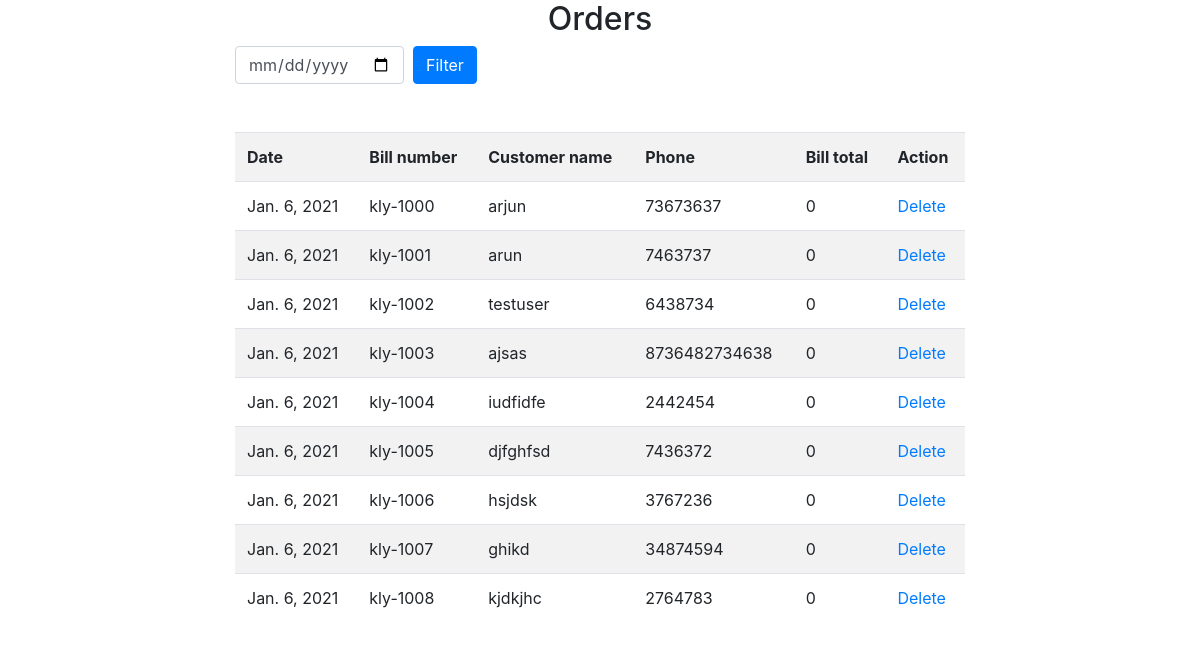
/bills/, run on an earlier commit of the app's database.
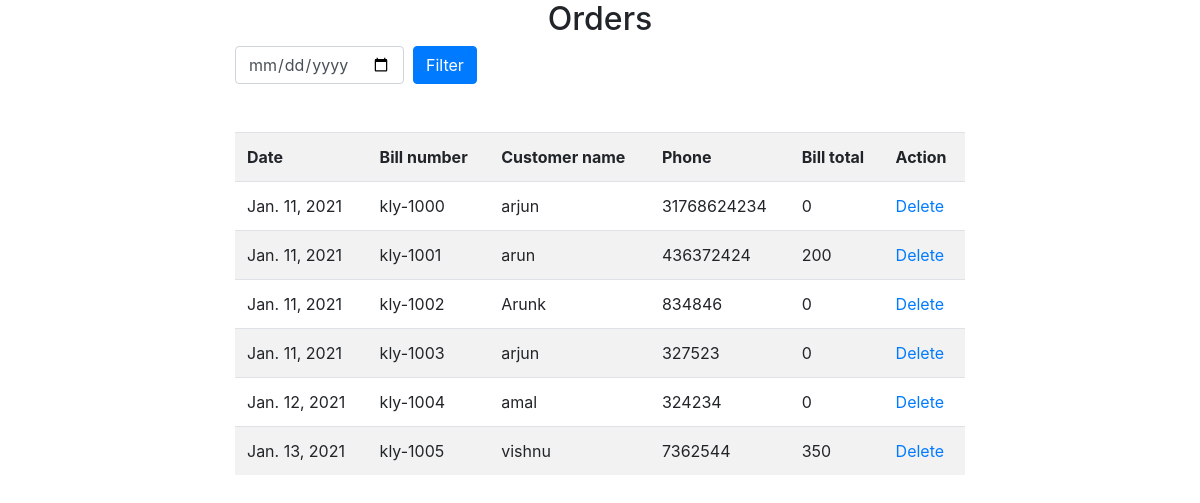
And on a later commit of the database.
### Bill/models.py (models this page shows, shortened)
class SalesModel(models.Model):
    bill_number = models.CharField(unique=True, max_length=100)
    customer_name = models.CharField(max_length=100)
    phone = models.IntegerField()
    bill_total = models.IntegerField(default=0)
    date = models.DateField(auto_now=True)

### Bill/views.py (the view, shortened to what this page needs)
# urls.py: path('bills/', ViewBills.as_view(), name="bills"),
class ViewBills(TemplateView):
    template_name = "viewbills.html"
    context = {}
    model = SalesModel
    def get(self, request, *args, **kwargs):
        bills = self.model.objects.all()
        self.context["bills"] = bills
        return render(request, self.template_name, self.context)

### Bill/templates/viewbills.html (shortened to what this page needs)
<!DOCTYPE html>
<html lang="en">
<head>
    <link rel="stylesheet" href="https://cdn.jsdelivr.net/npm/bootstrap@4.5.3/dist/css/bootstrap.min.css"
>
</head>
<body>
<h2 align="center">Orders</h2>
<div class="container">
    <div class="row">
        <div class="col-2"></div>
        <div class="col-8">
            <form method="post" action="{% url 'bills' %}" class="form-inline">
                <input type="date" name="date" class="form-control">&nbsp;&nbsp;
                <input type="submit" value="Filter" class="btn btn-primary">
            </form>
        </div>
        <div class="col-2"></div>
    </div>
    <br><br>
    <div class="row">
        <div class="col-2"></div>
        <div class="col-8">
            <table class="table table-striped table-hover">
                <tr>
                    <th>Date</th>
                    <th>Bill number</th>
                    <th>Customer name</th>
                    <th>Phone</th>
                    <th>Bill total</th>
                    <th>Action</th>
                </tr>
                {% for bill in bills %}
                    <tr>
                        <td>{{ bill.date }}</td>
                        <td>{{ bill.bill_number }}</td>
                        <td>{{ bill.customer_name }}</td>
                        <td>{{ bill.phone }}</td>
                        <td>{{ bill.bill_total }}</td>
                        <td><a href="{% url 'deletebill' bill.id %}">Delete</a></td>
                    </tr>
                {% endfor %}
            </table>
        </div>
        <div class="col-2"></div>
    </div>
</div>
</body>
</html>

What changed in the data, as far as the page shows it:
removed SalesModel: date "Jan. 6, 2021", bill_number "kly-1006", customer_name "hsjdsk", phone "3767236", bill_total "0"
removed SalesModel: date "Jan. 6, 2021", bill_number "kly-1007", customer_name "ghikd", phone "34874594", bill_total "0"
removed SalesModel: date "Jan. 6, 2021", bill_number "kly-1008", customer_name "kjdkjhc", phone "2764783", bill_total "0"
changed SalesModel "kly-1000": date "Jan. 6, 2021" → "Jan. 11, 2021"; phone "73673637" → "31768624234"
changed SalesModel "kly-1001": date "Jan. 6, 2021" → "Jan. 11, 2021"; phone "7463737" → "436372424"; bill_total "0" → "200"
changed SalesModel "kly-1002": date "Jan. 6, 2021" → "Jan. 11, 2021"; customer_name "testuser" → "Arunk"; phone "6438734" → "834846"
changed SalesModel "kly-1003": date "Jan. 6, 2021" → "Jan. 11, 2021"; customer_name "ajsas" → "arjun"; phone "8736482734638" → "327523"
changed SalesModel "kly-1004": date "Jan. 6, 2021" → "Jan. 12, 2021"; customer_name "iudfidfe" → "amal"; phone "2442454" → "324234"
changed SalesModel "kly-1005": date "Jan. 6, 2021" → "Jan. 13, 2021"; customer_name "djfghfsd" → "vishnu"; phone "7436372" → "7362544"; bill_total "0" → "350"
